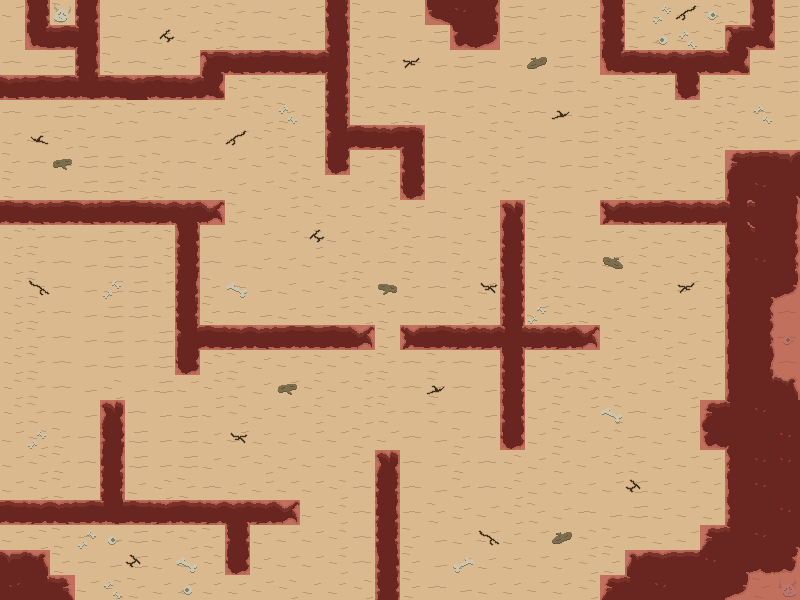

The image is a tile-based game level rendered from a .tmx file. Its description and complete source (layers, tilesets, objects, tile grids) follow:
An orthogonal 32x24 tile map with 25x25 px tiles, 3 tile layers (desertLayer, decorLayer, collisionLayer), 3 tilesets and 2 objects (2x tut).

<map version="1.5" tiledversion="1.6.0" orientation="orthogonal" renderorder="right-down" width="32" height="24" tilewidth="25" tileheight="25" infinite="0" nextlayerid="5" nextobjectid="4">
 <editorsettings>
  <export target="tm_level6.json" format="json" />
 </editorsettings>
 <tileset firstgid="1" name="tm_collision" tilewidth="25" tileheight="25" tilecount="1" columns="1">
  <image source="tm_collision.png" width="25" height="25" />
 </tileset>
 <tileset firstgid="2" name="ts_decor" tilewidth="25" tileheight="25" tilecount="16" columns="4">
  <image source="ts_decor.png" width="100" height="100" />
 </tileset>
 <tileset firstgid="18" name="ts_desert" tilewidth="25" tileheight="25" tilecount="48" columns="8">
  <image source="ts_desert.png" width="200" height="150" />
 </tileset>
 <layer id="1" name="desertLayer" width="32" height="24">
  <data encoding="csv">
19,42,21,2147483690,23,18,18,19,20,21,22,18,19,2147483698,21,22,23,2147483709,52,45,24,18,23,19,42,21,18,19,20,21,42,24,
23,41,2147483675,56,22,23,18,19,20,21,22,18,19,42,21,22,23,24,59,61,24,18,23,19,50,21,18,19,20,49,40,24,
22,23,24,2147483690,21,22,18,19,49,2147483676,2147483675,27,28,56,20,21,22,23,24,22,23,18,24,19,41,27,28,57,27,40,22,24,
2147483676,2147483675,2147483675,65,27,57,27,28,40,20,21,22,19,2147483690,21,22,22,23,24,22,23,18,24,19,20,21,18,58,20,21,22,24,
22,23,24,19,20,21,22,18,18,19,20,21,19,2147483698,19,20,21,22,19,20,21,22,23,24,20,21,18,19,20,21,22,23,
18,19,20,21,22,23,22,23,18,19,20,21,19,64,27,28,48,22,19,20,20,22,23,24,20,21,18,19,20,21,22,23,
21,22,23,24,24,20,21,22,18,18,19,20,19,58,19,20,42,22,19,20,19,22,23,24,20,21,18,19,20,35,31,36,
21,22,23,24,24,20,21,22,23,18,19,20,21,19,19,20,58,22,18,19,19,21,22,23,20,21,18,19,20,43,52,2147483694,
27,2147483676,2147483675,2147483676,2147483675,27,28,57,29,21,18,19,20,19,19,20,19,22,18,19,34,21,22,23,26,2147483676,2147483675,28,28,25,38,2147483691,
20,21,22,23,24,19,20,42,22,23,18,19,20,19,19,20,21,22,18,19,42,21,22,23,19,20,18,19,20,2147483701,38,2147483699,
20,21,22,23,24,24,20,50,22,23,18,18,19,20,21,22,21,22,21,18,2147483698,20,21,22,19,20,19,20,21,2147483693,52,45,
20,21,22,23,24,24,19,2147483690,21,22,23,18,19,20,21,22,21,22,21,18,42,20,21,22,19,20,18,19,20,2147483701,47,61,
20,21,22,23,24,24,19,2147483698,21,22,23,18,19,19,20,21,22,22,20,18,50,19,20,21,18,19,18,18,19,43,45,22,
20,21,22,23,24,23,24,64,27,28,2147483676,2147483675,27,27,29,21,26,2147483675,28,28,25,28,28,29,20,19,20,18,19,43,45,22,
20,21,22,23,24,23,24,58,20,21,18,19,20,19,20,21,22,21,22,23,42,19,20,21,18,19,20,18,19,43,53,22,
20,21,22,23,20,23,24,19,20,21,18,19,20,19,20,21,22,21,22,23,50,19,21,20,21,18,19,20,18,43,39,37,
20,21,22,23,34,22,23,24,19,20,18,19,20,19,20,21,22,21,22,23,42,18,21,19,20,22,18,19,35,38,52,44,
19,20,21,22,50,24,23,24,18,19,18,18,19,19,21,19,22,23,21,22,58,18,21,19,20,22,18,19,59,46,44,52,
19,20,21,22,2147483690,24,23,24,18,19,20,18,19,19,21,34,22,23,21,22,20,18,21,19,20,21,18,19,18,2147483693,52,52,
19,20,21,22,2147483698,18,20,21,22,18,19,19,19,20,22,2147483698,22,23,21,22,20,18,18,18,19,24,18,19,18,43,52,44,
27,28,2147483676,2147483675,65,27,28,27,28,57,28,29,19,20,22,2147483690,22,21,18,19,20,21,18,22,23,24,18,19,18,51,44,52,
19,20,21,22,23,24,19,20,21,50,18,19,19,20,22,2147483698,21,23,18,19,18,19,18,20,21,22,18,19,35,38,52,47,
2147483684,37,21,22,23,24,18,19,20,58,18,19,19,20,22,42,21,23,18,18,18,19,18,20,21,2147483685,30,31,52,47,60,2147483707,
2147483700,39,2147483683,19,20,21,18,18,18,18,19,20,18,18,20,50,21,22,23,18,18,19,18,20,35,38,52,44,44,61,21,22
</data>
 </layer>
 <layer id="2" name="decorLayer" width="32" height="24">
  <data encoding="csv">
0,0,10,0,0,0,0,0,0,0,0,0,0,0,0,0,0,0,0,0,0,0,0,0,0,0,2147483661,2147483652,11,0,0,0,
0,0,0,0,0,0,5,0,0,0,0,0,0,0,0,0,0,0,0,0,0,0,0,0,0,0,2147483659,13,0,0,0,0,
0,0,0,0,0,0,0,0,0,0,0,0,0,0,0,0,2147483651,0,0,0,0,8,0,0,0,0,0,0,0,0,0,0,
0,0,0,0,0,0,0,0,0,0,0,0,0,0,0,0,0,0,0,0,0,0,0,0,0,0,0,0,0,0,0,0,
0,0,0,0,0,0,0,0,0,0,0,13,0,0,0,0,0,0,0,0,0,0,2147483650,0,0,0,0,0,0,0,13,0,
0,2,0,0,0,0,0,0,0,2147483652,0,0,0,0,0,0,0,0,0,0,0,0,0,0,0,0,0,0,0,0,0,0,
0,0,2147483655,0,0,0,0,0,0,0,0,0,0,0,0,0,0,0,0,0,0,0,0,0,0,0,0,0,0,0,0,0,
0,0,0,0,0,0,0,0,0,0,0,0,0,0,0,0,0,0,0,0,0,0,0,0,0,0,0,0,0,0,0,0,
0,0,0,0,0,0,0,0,0,0,0,0,0,0,0,0,0,0,0,0,0,0,0,0,0,0,0,0,0,0,0,0,
0,0,0,0,0,0,0,0,0,0,0,0,5,0,0,0,0,0,0,0,0,0,0,0,0,0,0,0,0,0,0,0,
0,0,0,0,0,0,0,0,0,0,0,0,0,0,0,0,0,0,0,0,0,0,0,0,2147483656,0,0,0,0,0,0,0,
0,4,0,0,2147483661,0,0,0,0,12,0,0,0,0,0,7,0,0,0,3,0,0,0,0,0,0,0,2147483651,0,0,0,0,
0,0,0,0,0,0,0,0,0,0,0,0,0,0,0,0,0,0,0,0,0,2147483661,0,0,0,0,0,0,0,0,0,0,
0,0,0,0,0,0,0,0,0,0,0,0,0,0,0,0,0,0,0,0,0,0,0,0,0,0,0,0,0,0,0,11,
0,0,0,0,0,0,0,0,0,0,0,0,0,0,0,0,0,0,0,0,0,0,0,0,0,0,0,0,0,0,0,0,
0,0,0,0,0,0,0,0,0,0,0,2147483655,0,0,0,0,0,2147483650,0,0,0,0,0,0,0,0,0,0,0,0,0,0,
0,0,0,0,0,0,0,0,0,0,0,0,0,0,0,0,0,0,0,0,0,0,0,0,12,0,0,0,0,0,0,0,
0,2147483661,0,0,0,0,0,0,0,3,0,0,0,0,0,0,0,0,0,0,0,0,0,0,0,0,0,0,0,0,0,0,
0,0,0,0,0,0,0,0,0,0,0,0,0,0,0,0,0,0,0,0,0,0,0,0,0,0,0,0,0,0,0,0,
0,0,0,0,0,0,0,0,0,0,0,0,0,0,0,0,0,0,0,0,0,0,0,0,0,2147483653,0,0,0,0,0,0,
0,0,0,0,0,0,0,0,0,0,0,0,0,0,0,0,0,0,0,0,0,0,0,0,0,0,0,0,0,0,0,0,
0,0,0,2147483661,11,0,0,0,0,0,0,0,0,0,0,0,0,0,0,4,0,0,8,0,0,0,0,0,0,0,0,0,
0,0,0,0,0,2147483653,0,12,0,0,0,0,0,0,0,0,0,0,2147483660,0,0,0,0,0,0,0,0,0,0,0,0,0,
0,0,0,0,13,0,0,2147483659,0,0,0,0,0,0,0,0,0,0,0,0,0,0,0,0,0,0,0,0,0,0,0,2147483658
</data>
 </layer>
 <layer id="3" name="collisionLayer" width="32" height="24">
  <data encoding="csv">
0,1,0,1,0,0,0,0,0,0,0,0,0,1,0,0,0,1,1,1,0,0,0,0,1,0,0,0,0,0,1,0,
0,1,1,1,0,0,0,0,0,0,0,0,0,1,0,0,0,0,1,1,0,0,0,0,1,0,0,0,0,1,1,0,
0,0,0,1,0,0,0,0,1,1,1,1,1,1,0,0,0,0,0,0,0,0,0,0,1,1,1,1,1,1,0,0,
1,1,1,1,1,1,1,1,1,0,0,0,0,1,0,0,0,0,0,0,0,0,0,0,0,0,0,1,0,0,0,0,
0,0,0,0,0,0,0,0,0,0,0,0,0,1,0,0,0,0,0,0,0,0,0,0,0,0,0,0,0,0,0,0,
0,0,0,0,0,0,0,0,0,0,0,0,0,1,1,1,1,0,0,0,0,0,0,0,0,0,0,0,0,0,0,0,
0,0,0,0,0,0,0,0,0,0,0,0,0,1,0,0,1,0,0,0,0,0,0,0,0,0,0,0,0,1,1,1,
0,0,0,0,0,0,0,0,0,0,0,0,0,0,0,0,1,0,0,0,0,0,0,0,0,0,0,0,0,1,1,1,
1,1,1,1,1,1,1,1,1,0,0,0,0,0,0,0,0,0,0,0,1,0,0,0,1,1,1,1,1,1,1,1,
0,0,0,0,0,0,0,1,0,0,0,0,0,0,0,0,0,0,0,0,1,0,0,0,0,0,0,0,0,1,1,1,
0,0,0,0,0,0,0,1,0,0,0,0,0,0,0,0,0,0,0,0,1,0,0,0,0,0,0,0,0,1,1,1,
0,0,0,0,0,0,0,1,0,0,0,0,0,0,0,0,0,0,0,0,1,0,0,0,0,0,0,0,0,1,1,1,
0,0,0,0,0,0,0,1,0,0,0,0,0,0,0,0,0,0,0,0,1,0,0,0,0,0,0,0,0,1,1,1,
0,0,0,0,0,0,0,1,1,1,1,1,1,1,1,0,1,1,1,1,1,1,1,1,0,0,0,0,0,1,1,1,
0,0,0,0,0,0,0,1,0,0,0,0,0,0,0,0,0,0,0,0,1,0,0,0,0,0,0,0,0,1,1,1,
0,0,0,0,0,0,0,0,0,0,0,0,0,0,0,0,0,0,0,0,1,0,0,0,0,0,0,0,0,1,1,1,
0,0,0,0,1,0,0,0,0,0,0,0,0,0,0,0,0,0,0,0,1,0,0,0,0,0,0,0,1,1,1,1,
0,0,0,0,1,0,0,0,0,0,0,0,0,0,0,0,0,0,0,0,1,0,0,0,0,0,0,0,1,1,1,1,
0,0,0,0,1,0,0,0,0,0,0,0,0,0,0,1,0,0,0,0,0,0,0,0,0,0,0,0,0,1,1,1,
0,0,0,0,1,0,0,0,0,0,0,0,0,0,0,1,0,0,0,0,0,0,0,0,0,0,0,0,0,1,1,1,
1,1,1,1,1,1,1,1,1,1,1,1,0,0,0,1,0,0,0,0,0,0,0,0,0,0,0,0,0,1,1,1,
0,0,0,0,0,0,0,0,0,1,0,0,0,0,0,1,0,0,0,0,0,0,0,0,0,0,0,0,1,1,1,1,
1,1,0,0,0,0,0,0,0,1,0,0,0,0,0,1,0,0,0,0,0,0,0,0,0,1,1,1,1,1,1,1,
1,1,1,0,0,0,0,0,0,0,0,0,0,0,0,1,0,0,0,0,0,0,0,0,1,1,1,1,1,1,1,1
</data>
 </layer>
 <objectgroup id="4" name="objectsLayer">
  <object id="1" name="tut" x="50" y="150">
   <point />
  </object>
  <object id="2" name="tut" x="475" y="550">
   <point />
  </object>
 </objectgroup>
</map>
